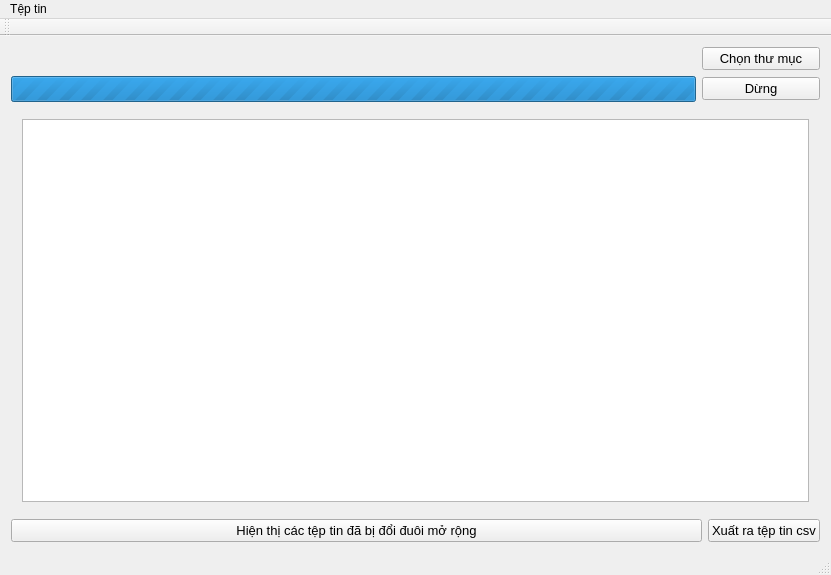
<?xml version="1.0" encoding="UTF-8"?>
<ui version="4.0">
 <class>MainWindow</class>
 <widget class="QMainWindow" name="MainWindow">
  <property name="geometry">
   <rect>
    <x>0</x>
    <y>0</y>
    <width>831</width>
    <height>575</height>
   </rect>
  </property>
  <property name="windowTitle">
   <string>MainWindow</string>
  </property>
  <widget class="QWidget" name="centralWidget">
   <layout class="QGridLayout" name="gridLayout">
    <item row="0" column="0">
     <widget class="QLabel" name="label">
      <property name="font">
       <font>
        <pointsize>11</pointsize>
       </font>
      </property>
      <property name="cursor">
       <cursorShape>ForbiddenCursor</cursorShape>
      </property>
      <property name="text">
       <string/>
      </property>
      <property name="wordWrap">
       <bool>true</bool>
      </property>
     </widget>
    </item>
    <item row="0" column="1" colspan="2">
     <widget class="QPushButton" name="chose_folder_btn">
      <property name="font">
       <font>
        <pointsize>10</pointsize>
       </font>
      </property>
      <property name="cursor">
       <cursorShape>PointingHandCursor</cursorShape>
      </property>
      <property name="text">
       <string>Chọn thư mục</string>
      </property>
     </widget>
    </item>
    <item row="1" column="0">
     <widget class="QProgressBar" name="progressBar">
      <property name="sizePolicy">
       <sizepolicy hsizetype="Expanding" vsizetype="Preferred">
        <horstretch>0</horstretch>
        <verstretch>0</verstretch>
       </sizepolicy>
      </property>
      <property name="font">
       <font>
        <pointsize>11</pointsize>
       </font>
      </property>
      <property name="cursor">
       <cursorShape>ForbiddenCursor</cursorShape>
      </property>
      <property name="maximum">
       <number>0</number>
      </property>
      <property name="value">
       <number>0</number>
      </property>
      <property name="textVisible">
       <bool>true</bool>
      </property>
      <property name="invertedAppearance">
       <bool>false</bool>
      </property>
      <property name="textDirection">
       <enum>QProgressBar::BottomToTop</enum>
      </property>
      <property name="format">
       <string notr="true">%v/%m</string>
      </property>
     </widget>
    </item>
    <item row="1" column="1" colspan="2">
     <widget class="QPushButton" name="stop_btn">
      <property name="font">
       <font>
        <pointsize>10</pointsize>
       </font>
      </property>
      <property name="cursor">
       <cursorShape>PointingHandCursor</cursorShape>
      </property>
      <property name="text">
       <string>Dừng</string>
      </property>
     </widget>
    </item>
    <item row="2" column="0" colspan="3">
     <widget class="QStackedWidget" name="stackedWidget">
      <property name="currentIndex">
       <number>0</number>
      </property>
      <widget class="QWidget" name="page">
       <layout class="QGridLayout" name="gridLayout_4">
        <item row="0" column="0" colspan="2">
         <widget class="QTableView" name="tableView">
          <property name="cursor" stdset="0">
           <cursorShape>ArrowCursor</cursorShape>
          </property>
          <property name="autoFillBackground">
           <bool>true</bool>
          </property>
          <property name="styleSheet">
           <string notr="true"/>
          </property>
          <property name="editTriggers">
           <set>QAbstractItemView::EditKeyPressed</set>
          </property>
          <property name="gridStyle">
           <enum>Qt::SolidLine</enum>
          </property>
          <property name="sortingEnabled">
           <bool>true</bool>
          </property>
          <attribute name="horizontalHeaderCascadingSectionResizes">
           <bool>false</bool>
          </attribute>
          <attribute name="horizontalHeaderShowSortIndicator" stdset="0">
           <bool>true</bool>
          </attribute>
          <attribute name="horizontalHeaderStretchLastSection">
           <bool>false</bool>
          </attribute>
          <attribute name="verticalHeaderVisible">
           <bool>false</bool>
          </attribute>
          <attribute name="verticalHeaderCascadingSectionResizes">
           <bool>false</bool>
          </attribute>
          <attribute name="verticalHeaderHighlightSections">
           <bool>false</bool>
          </attribute>
          <attribute name="verticalHeaderShowSortIndicator" stdset="0">
           <bool>false</bool>
          </attribute>
          <attribute name="verticalHeaderStretchLastSection">
           <bool>false</bool>
          </attribute>
         </widget>
        </item>
       </layout>
      </widget>
      <widget class="QWidget" name="page_2">
       <layout class="QGridLayout" name="gridLayout_3">
        <item row="0" column="0">
         <widget class="QTableView" name="tableView_2">
          <property name="sortingEnabled">
           <bool>true</bool>
          </property>
         </widget>
        </item>
       </layout>
      </widget>
     </widget>
    </item>
    <item row="3" column="0" colspan="2">
     <widget class="QPushButton" name="change_tab_btn">
      <property name="font">
       <font>
        <pointsize>10</pointsize>
       </font>
      </property>
      <property name="cursor">
       <cursorShape>PointingHandCursor</cursorShape>
      </property>
      <property name="text">
       <string>Hiện thị các tệp tin đã bị đổi đuôi mở rộng</string>
      </property>
     </widget>
    </item>
    <item row="3" column="2">
     <widget class="QPushButton" name="export_csv_btn">
      <property name="font">
       <font>
        <pointsize>10</pointsize>
       </font>
      </property>
      <property name="cursor">
       <cursorShape>PointingHandCursor</cursorShape>
      </property>
      <property name="text">
       <string>Xuất ra tệp tin csv</string>
      </property>
     </widget>
    </item>
   </layout>
  </widget>
  <widget class="QMenuBar" name="menuBar">
   <property name="geometry">
    <rect>
     <x>0</x>
     <y>0</y>
     <width>831</width>
     <height>25</height>
    </rect>
   </property>
   <widget class="QMenu" name="menuTepTin">
    <property name="title">
     <string>Tệp tin</string>
    </property>
    <addaction name="actionChonTepTin"/>
    <addaction name="actionChonThuMuc"/>
   </widget>
   <addaction name="menuTepTin"/>
  </widget>
  <widget class="QToolBar" name="mainToolBar">
   <attribute name="toolBarArea">
    <enum>TopToolBarArea</enum>
   </attribute>
   <attribute name="toolBarBreak">
    <bool>false</bool>
   </attribute>
  </widget>
  <widget class="QStatusBar" name="statusBar"/>
  <action name="actionChonTepTin">
   <property name="text">
    <string>Chọn tệp tin phân tích</string>
   </property>
  </action>
  <action name="actionChonThuMuc">
   <property name="text">
    <string>Chọn thư mục phân tích</string>
   </property>
  </action>
 </widget>
 <layoutdefault spacing="6" margin="11"/>
 <resources/>
 <connections/>
</ui>
